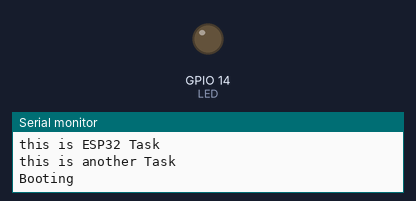
Simulated run of this program. Board: ESP32. Parts: output pins drawn as LEDs (lit = HIGH), the last lines printed to the serial monitor. WiFi joins after 1.5 s; servers stay silent unless stated.

Above: at 0.25 s.
At 0.6 s:
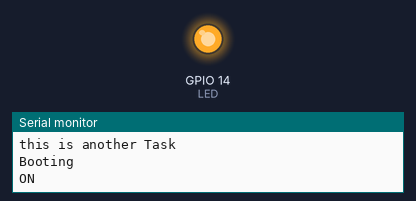
Timing chart, 0 to 2.5 s (numbered marks = the images above):
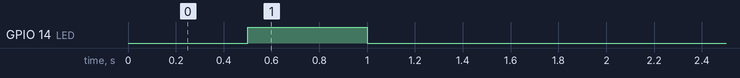

The program:

main.cpp
```cpp
#include <WiFi.h>
#include <ESPmDNS.h>
#include <WiFiUdp.h>
#include <ArduinoOTA.h>

const char* ssid = "Xiaomi_11T_Pro";
const char* password = "f5cbd8a82232";

#define LED 14
String version ="OGM";

void Task1(void * parameter);
void anotherTask(void * parameter);
void Task2(void * parameter);

void setup(){
  Serial.begin(115200);
  /* we create a new task here */
  xTaskCreate(
  anotherTask, /* Task function. */
  "another Task", /* name of task. */
  10000, /* Stack size of task */
  NULL, /* parameter of the task */
  1, /* priority of the task */
  NULL); /* Task handle to keep track of created task */
  xTaskCreate(
  Task1, /* Task function. */
  "Task 1", /* name of task. */
  10000, /* Stack size of task */
  NULL, /* parameter of the task */
  1, /* priority of the task */
  NULL);
  xTaskCreate(
  Task2, /* Task function. */
  "Task 2", /* name of task. */
  10000, /* Stack size of task */
  NULL, /* parameter of the task */
  1, /* priority of the task */
  NULL);

}

/* the forever loop() function is invoked by Arduino ESP32 loopTask */
void loop(){
  Serial.println(version);
  Serial.println("this is ESP32 Task");
  delay(1000);
}
/* this function will be invoked when additionalTask was created */
void anotherTask( void * parameter ){
  /* loop forever */
  for(;;){
    Serial.println("this is another Task");
    delay(1000);
  }
  /* delete a task when finish,
  this will never happen because this is infinity loop */
  vTaskDelete( NULL );
}

void Task1(void * parameter){
  pinMode(LED,OUTPUT);
  for(;;){
    delay(500);
    digitalWrite(LED,HIGH);
    Serial.println("ON");
    delay(500);
    digitalWrite(LED,HIGH);
    Serial.println("OFF");
    digitalWrite(LED,LOW);
    delay(500);
  }
}

void Task2(void * parameter){
  Serial.begin(115200);
  Serial.println("Booting");
  WiFi.mode(WIFI_STA);
  WiFi.begin(ssid, password);
  while (WiFi.waitForConnectResult() != WL_CONNECTED) {
    Serial.println("Connection Failed! Rebooting...");
    delay(5000);
    ESP.restart();
  }

  ArduinoOTA.setHostname("Oriol");

  ArduinoOTA
    .onStart([]() {
      String type;
      if (ArduinoOTA.getCommand() == U_FLASH)
        type = "sketch";
      else // U_SPIFFS
        type = "filesystem";

      // NOTE: if updating SPIFFS this would be the place to unmount SPIFFS using SPIFFS.end()
      Serial.println("Start updating " + type);
    })
    .onEnd([]() {
      Serial.println("\nEnd");
    })
    .onProgress([](unsigned int progress, unsigned int total) {
      Serial.printf("Progress: %u%%\r", (progress / (total / 100)));
    })
    .onError([](ota_error_t error) {
      Serial.printf("Error[%u]: ", error);
      if (error == OTA_AUTH_ERROR) Serial.println("Auth Failed");
      else if (error == OTA_BEGIN_ERROR) Serial.println("Begin Failed");
      else if (error == OTA_CONNECT_ERROR) Serial.println("Connect Failed");
      else if (error == OTA_RECEIVE_ERROR) Serial.println("Receive Failed");
      else if (error == OTA_END_ERROR) Serial.println("End Failed");
    });

  ArduinoOTA.begin();
  Serial.println("Ready");
  Serial.print("IP address: ");
  Serial.println(WiFi.localIP());

  for(;;){
    ArduinoOTA.handle();
  }
}
```

Measured:
- by itself, GPIO 14 (LED): LOW → HIGH at 0.50 s, → LOW 0.50 s later
